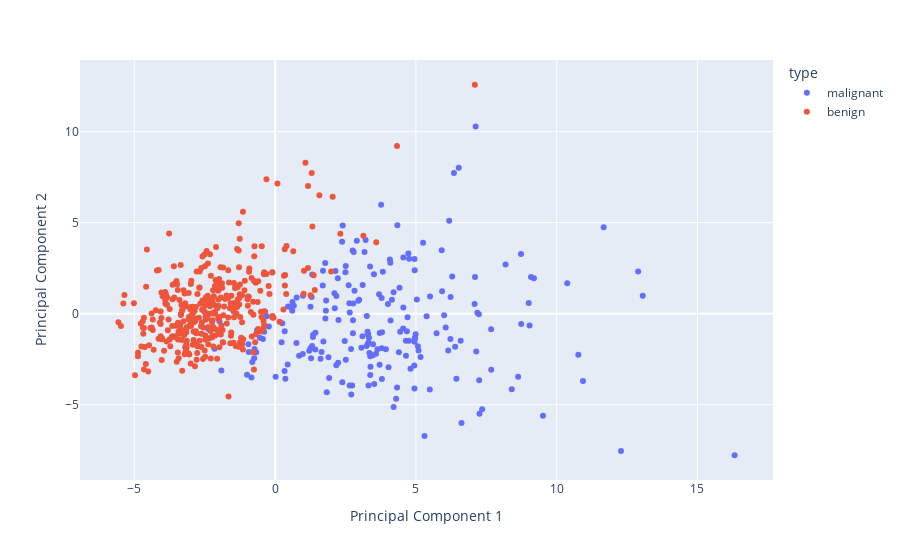

Notebook code cell kept with this figure:
### Code cell
fig = px.scatter(
    df_pca,
    x="Principal Component 1",
    y="Principal Component 2",
    color="type",
)
fig

### Figure 1 — Plotly figure (JSON) as saved in the notebook; plotly's stock layout.template omitted (floating-point values rounded to 4 significant figures; data arrays with more than 128 entries replaced by an {"elided": "..."} marker saying what was removed)
{"data": [{"hovertemplate": "type=malignant<br>Principal Component 1=%{x}<br>Principal Component 2=%{y}<extra></extra>", "legendgroup": "malignant", "marker": {"color": "#636efa", "symbol": "circle"}, "mode": "markers", "name": "malignant", "orientation": "v", "showlegend": true, "type": "scatter", "x": {"elided": "212 float values"}, "xaxis": "x", "y": {"elided": "212 float values"}, "yaxis": "y"}, {"hovertemplate": "type=benign<br>Principal Component 1=%{x}<br>Principal Component 2=%{y}<extra></extra>", "legendgroup": "benign", "marker": {"color": "#EF553B", "symbol": "circle"}, "mode": "markers", "name": "benign", "orientation": "v", "showlegend": true, "type": "scatter", "x": {"elided": "357 float values"}, "xaxis": "x", "y": {"elided": "357 float values"}, "yaxis": "y"}], "layout": {"legend": {"title": {"text": "type"}, "tracegroupgap": 0}, "margin": {"t": 60}, "xaxis": {"anchor": "y", "domain": [0, 1], "title": {"text": "Principal Component 1"}}, "yaxis": {"anchor": "x", "domain": [0, 1], "title": {"text": "Principal Component 2"}}}}
